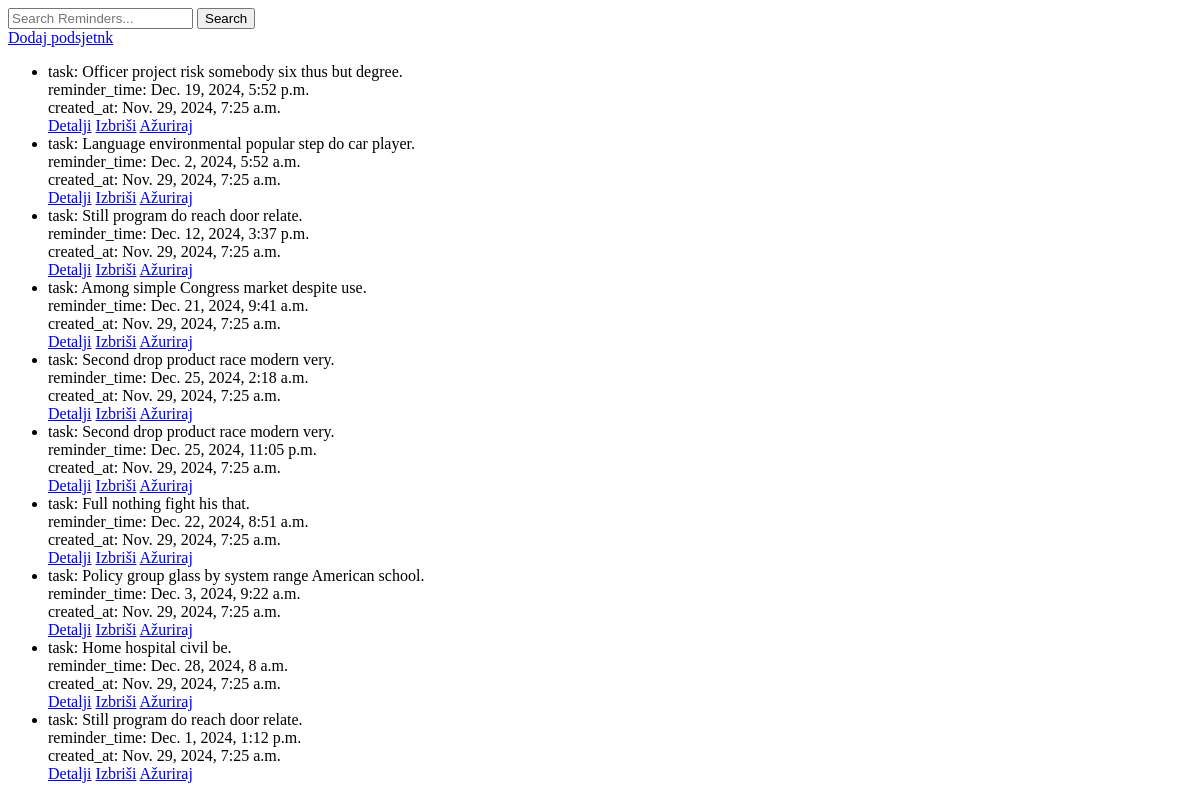
Page /reminder/ on the earlier database version.
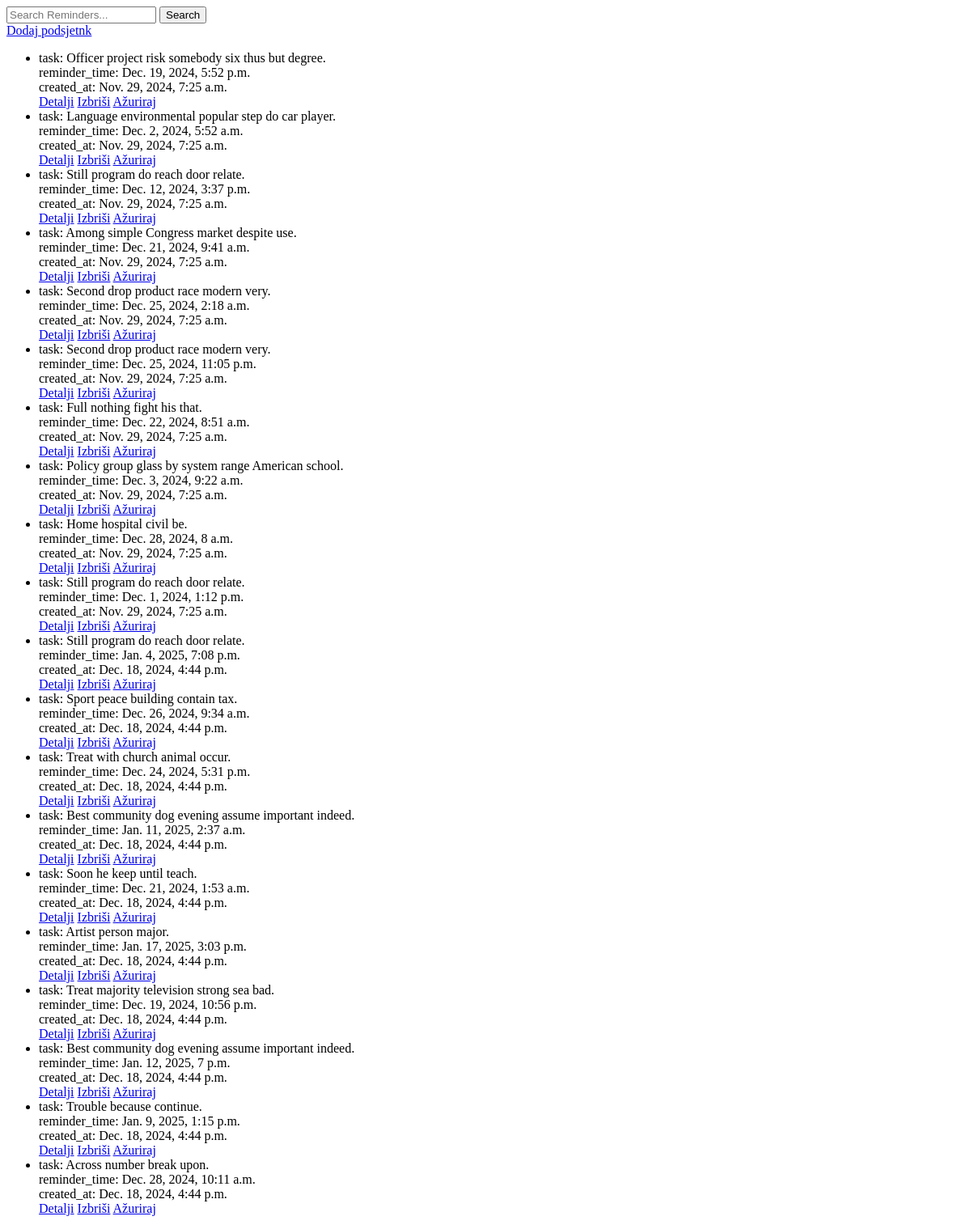
Same page on the later database version.
### main/models.py (models this page shows, shortened)
class Reminder(models.Model):
    task = models.ForeignKey(Task, on_delete=models.CASCADE, related_name="reminders")
    reminder_time = models.DateTimeField()
    created_at = models.DateTimeField(auto_now_add=True)

class Task(models.Model):
    PRIORITY_CHOICES = [
        ('L', 'Low'),
        ('M', 'Medium'),
        ('H', 'High'),
    ]
    STATUS_CHOICES = [
        ('P', 'Pending'),
        ('IP', 'In Progress'),
        ('C', 'Completed'),
    ]
    title = models.CharField(max_length=200)
    description = models.TextField(blank=True, null=True)
    due_date = models.DateTimeField(null=True, blank=True)
    priority = models.CharField(max_length=1, choices=PRIORITY_CHOICES, default='M')
    status = models.CharField(max_length=2, choices=STATUS_CHOICES, default='P')
    project = models.ForeignKey(Project, on_delete=models.CASCADE, related_name="tasks", null=True, blank=True)
    assigned_to = models.ForeignKey(User, on_delete=models.SET_NULL, null=True, blank=True, related_name="tasks")
    created_at = models.DateTimeField(auto_now_add=True)
    updated_at = models.DateTimeField(auto_now=True)
    def __str__(self):
        return self.title

### main/views.py (the view)
# urls.py: path('reminder/', ReminderList.as_view(), name='reminder_list'),
class ReminderList(ListView):
    model = Reminder
    def get_queryset(self):
        queryset = super().get_queryset()
        query = self.request.GET.get('q')
        if query:
            queryset = queryset.filter(
                Q(name__icontains=query) | Q(description__icontains=query)
            )
        return queryset

### main/templates/main/reminder_list.html (shortened to what this page needs)
<!DOCTYPE html>
<html lang="en">
<head>
</head>
<body>
    <form method="GET" action="">
        <input type="text" name="q" placeholder="Search Reminders..." value="{{ request.GET.q }}">
        <button type="submit">Search</button>
    </form>
    <a href="{% url 'reminder_create' %}">Dodaj podsjetnk</a>
    <ul>
        {% for reminder in object_list %}
            <li>
                task: {{ reminder.task }}<br>
                reminder_time: {{ reminder.reminder_time}}<br>
                created_at: {{ reminder.created_at }}<br>
                <a href="{% url 'reminder_detail' reminder.id %}">Detalji</a>
                <a href="{% url 'reminder_delete' reminder.id %}">Izbriši</a>
                <a href="{% url 'reminder_update' reminder.id %}">Ažuriraj</a>
            </li>
        {% endfor %}
    </ul>
</body>
</html>

Differences in the rows shown:
added Reminder: task "Still program do reach door relate.", reminder_time "Jan. 4, 2025, 7:08 p.m.", created_at "Dec. 18, 2024, 4:44 p.m."
added Reminder: task "Sport peace building contain tax.", reminder_time "Dec. 26, 2024, 9:34 a.m.", created_at "Dec. 18, 2024, 4:44 p.m."
added Reminder: task "Treat with church animal occur.", reminder_time "Dec. 24, 2024, 5:31 p.m.", created_at "Dec. 18, 2024, 4:44 p.m."
added Reminder: task "Best community dog evening assume important indeed.", reminder_time "Jan. 11, 2025, 2:37 a.m.", created_at "Dec. 18, 2024, 4:44 p.m."
added Reminder: task "Soon he keep until teach.", reminder_time "Dec. 21, 2024, 1:53 a.m.", created_at "Dec. 18, 2024, 4:44 p.m."
added Reminder: task "Artist person major.", reminder_time "Jan. 17, 2025, 3:03 p.m.", created_at "Dec. 18, 2024, 4:44 p.m."
added Reminder: task "Treat majority television strong sea bad.", reminder_time "Dec. 19, 2024, 10:56 p.m.", created_at "Dec. 18, 2024, 4:44 p.m."
added Reminder: task "Best community dog evening assume important indeed.", reminder_time "Jan. 12, 2025, 7 p.m.", created_at "Dec. 18, 2024, 4:44 p.m."
added Reminder: task "Trouble because continue.", reminder_time "Jan. 9, 2025, 1:15 p.m.", created_at "Dec. 18, 2024, 4:44 p.m."
added Reminder: task "Across number break upon.", reminder_time "Dec. 28, 2024, 10:11 a.m.", created_at "Dec. 18, 2024, 4:44 p.m."
